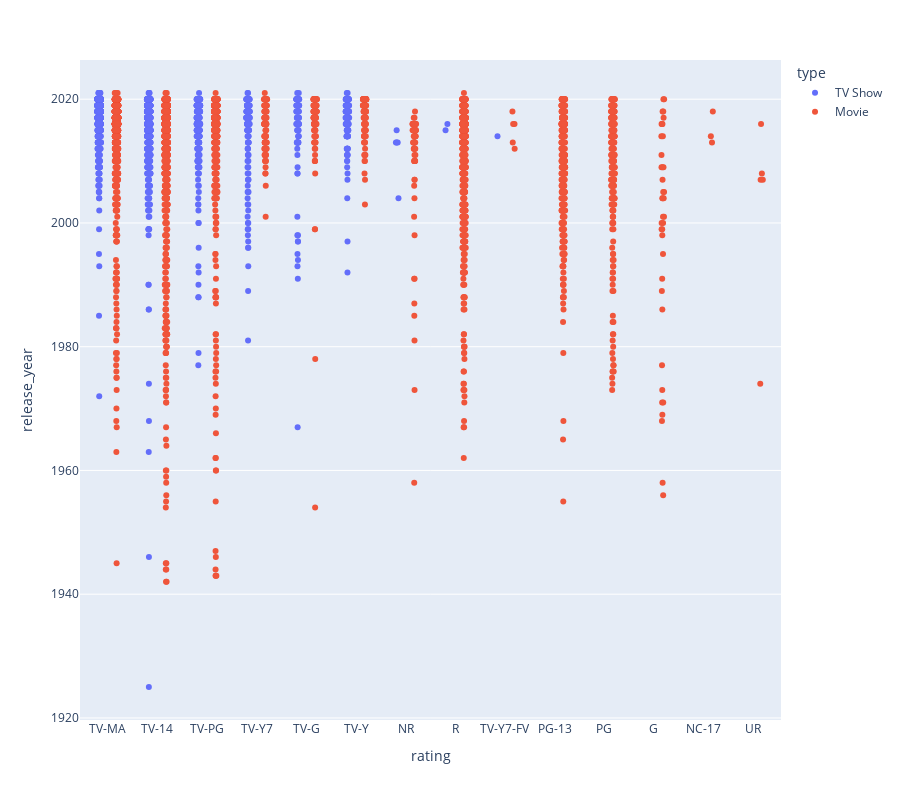

The code cell stored with this chart in its notebook:
### Code cell
express.strip(data_frame=nfdataset, y='release_year', x='rating', color='type', hover_name='title', height=800)

### Figure 1 — Plotly figure (JSON) as saved in the notebook; plotly's stock layout.template omitted (floating-point values rounded to 4 significant figures; data arrays with more than 128 entries replaced by an {"elided": "..."} marker saying what was removed)
{"data": [{"alignmentgroup": "True", "boxpoints": "all", "fillcolor": "rgba(255,255,255,0)", "hoveron": "points", "hovertemplate": "<b>%{hovertext}</b><br><br>type=TV Show<br>rating=%{x}<br>release_year=%{y}<extra></extra>", "hovertext": {"elided": "2410 str values"}, "legendgroup": "TV Show", "line": {"color": "rgba(255,255,255,0)"}, "marker": {"color": "#636efa"}, "name": "TV Show", "offsetgroup": "TV Show", "orientation": "v", "pointpos": 0, "showlegend": true, "type": "box", "x": {"elided": "2410 str values"}, "x0": " ", "xaxis": "x", "y": {"elided": "2410 int values"}, "y0": " ", "yaxis": "y"}, {"alignmentgroup": "True", "boxpoints": "all", "fillcolor": "rgba(255,255,255,0)", "hoveron": "points", "hovertemplate": "<b>%{hovertext}</b><br><br>type=Movie<br>rating=%{x}<br>release_year=%{y}<extra></extra>", "hovertext": {"elided": "5377 str values"}, "legendgroup": "Movie", "line": {"color": "rgba(255,255,255,0)"}, "marker": {"color": "#EF553B"}, "name": "Movie", "offsetgroup": "Movie", "orientation": "v", "pointpos": 0, "showlegend": true, "type": "box", "x": {"elided": "5377 str values"}, "x0": " ", "xaxis": "x", "y": {"elided": "5377 int values"}, "y0": " ", "yaxis": "y"}], "layout": {"boxmode": "group", "height": 800, "legend": {"title": {"text": "type"}, "tracegroupgap": 0}, "margin": {"t": 60}, "xaxis": {"anchor": "y", "domain": [0, 1], "title": {"text": "rating"}}, "yaxis": {"anchor": "x", "domain": [0, 1], "title": {"text": "release_year"}}}}
